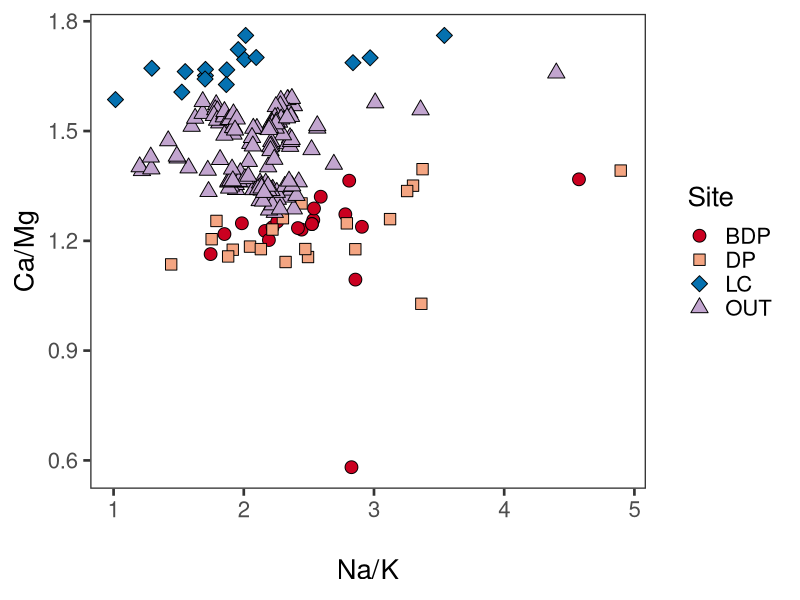
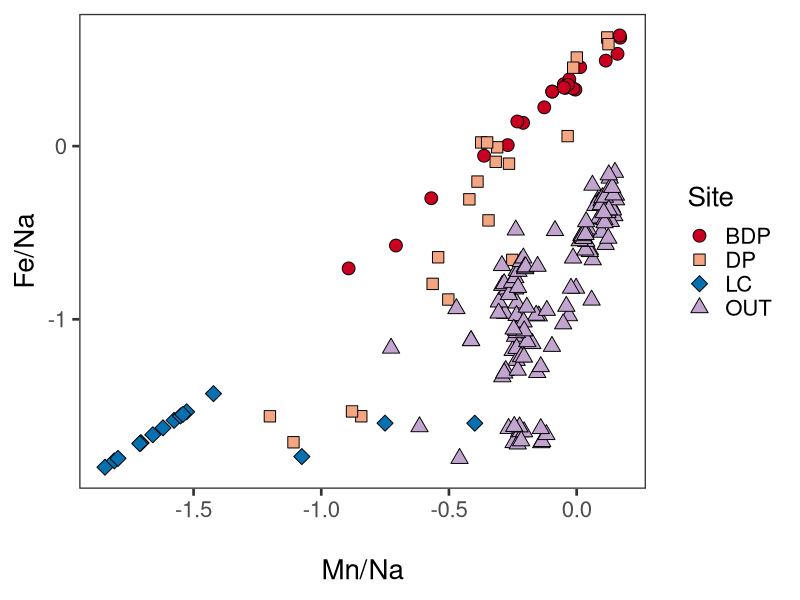
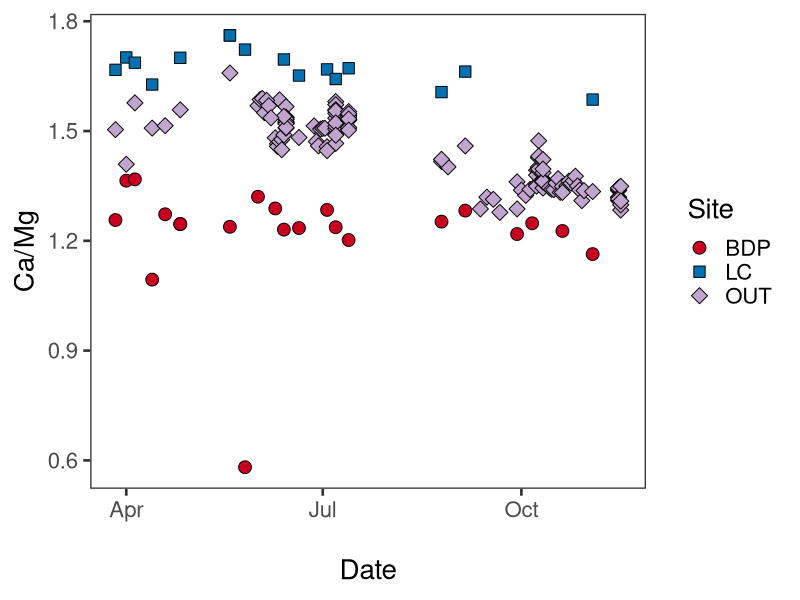
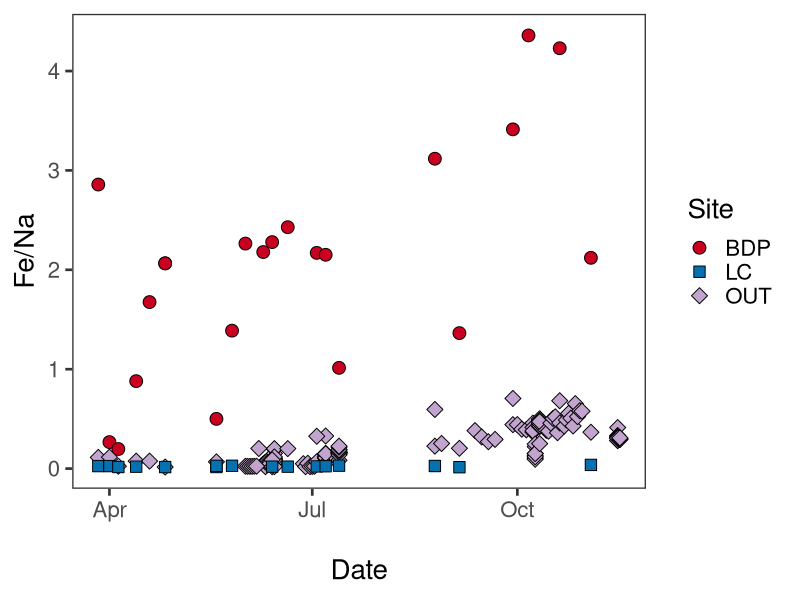
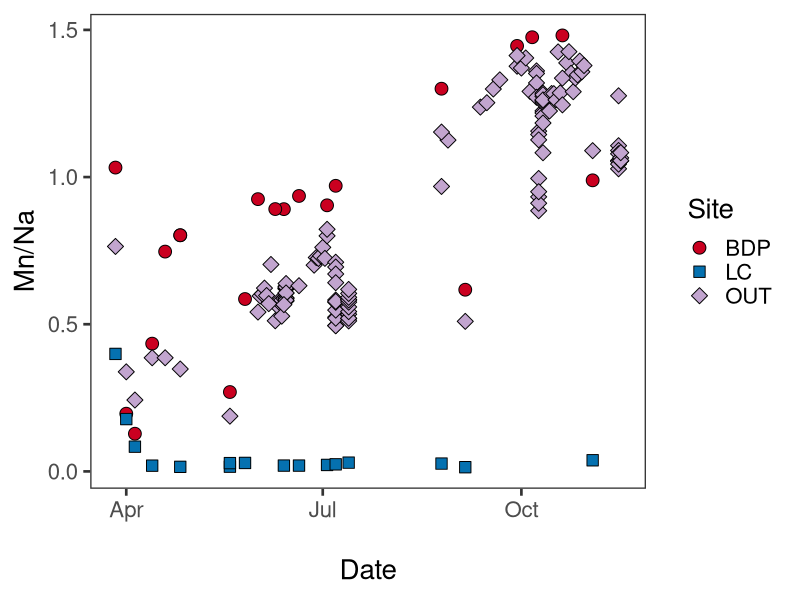

Recreate these plots in R, in order.
#Bring in mixing data
basecatmix<-read.csv("Mixing.csv",header=TRUE)

#Rename headings to be R friendly
newname<-c("sample_name","Site","date","Depth_cm","Al_mgL","Ca_mgL","Fe_mgL","K_mgL","Mg_mgL","Mn_mgL","Na_mgL")
colnames(basecatmix)<-newname

#convert date
library(lubridate)
basecatmix$newdate<-mdy(basecatmix$date)
basecatmix$doy<-yday(basecatmix$newdate)

#Transform mg/L to mmol/L

basecatmix$Al_mmolL<-(basecatmix$Al_mgL/26.982)
basecatmix$Ca_mmolL<-(basecatmix$Ca_mgL/40.08)
basecatmix$Fe_mmolL<-(basecatmix$Fe_mgL/55.845)
basecatmix$K_mmolL<-(basecatmix$K_mgL/39.099)
basecatmix$Mg_mmolL<-(basecatmix$Mg_mgL/24.305)
basecatmix$Mn_mmolL<-(basecatmix$Mn_mgL/54.938)
basecatmix$Na_mmolL<-(basecatmix$Na_mgL/22.99)

#Divide Ca by Mg and Na by K
basecatmix$Ca_Mg<-(basecatmix$Ca_mmolL/basecatmix$Mg_mmolL)
basecatmix$Na_K<-(basecatmix$Na_mmolL/basecatmix$K_mmolL)

#Plots base cation mixing diagram
library(ggplot2)
pal<-c("#ca0020","#f4a582","#0571b0","#c2a5cf")
shape1<-c(21, 22, 23, 24)
Basecatmixing<-ggplot(basecatmix, aes(basecatmix$Na_K,basecatmix$Ca_Mg,fill=as.factor(Site),shape=as.factor(Site)))+
  geom_point(colour="black",size=4)+
  scale_shape_manual(values=shape1)+    
  scale_fill_manual(values=pal)+
  theme_bw(base_size=20)+
  theme(panel.grid.major = element_blank(), panel.grid.minor = element_blank())+
  guides(fill=guide_legend(title="Site"),shape=guide_legend(title="Site"))+
  xlab("\nNa/K")+
  ylab("Ca/Mg")
#Call the graph
Basecatmixing

#Divide Fe and Mn by Na
basecatmix$Fe_Na<-(basecatmix$Fe_mmolL/basecatmix$Na_mmolL)
basecatmix$Mn_Na<-(basecatmix$Mn_mmolL/basecatmix$Na_mmolL)
#take log of that
basecatmix$logFeNa<-(log10(basecatmix$Fe_Na))
basecatmix$logMnNa<-(log10(basecatmix$Mn_Na))

#Plots Fe and Mn mixing diagram
library(ggplot2)
pal<-c("#ca0020","#f4a582","#0571b0","#c2a5cf")
shape1<-c(21, 22, 23, 24)
Metalsmixing<-ggplot(basecatmix, aes(basecatmix$logMnNa,basecatmix$logFeNa,fill=as.factor(Site),shape=as.factor(Site)))+
  geom_point(colour="black",size=4)+
  scale_shape_manual(values=shape1)+    
  scale_fill_manual(values=pal)+
  theme_bw(base_size=20)+
  theme(panel.grid.major = element_blank(), panel.grid.minor = element_blank())+
  guides(fill=guide_legend(title="Site"),shape=guide_legend(title="Site"))+
  xlab("\nMn/Na")+
  ylab("Fe/Na")
#Call the graph
Metalsmixing

#Access LC, BDP, and outlet subset of cation data and make mix by date file
Mixbydate<-basecatmix[which(basecatmix$sample_name == "BDP"
                       | basecatmix$sample_name == "LC" 
                       | basecatmix$sample_name == "OUT"),]

#convert date
library(lubridate)
Mixbydate$newdate<-mdy(Mixbydate$date)
Mixbydate$doy<-yday(Mixbydate$newdate)

#Plots Ca/Mg by date
library(ggplot2)
pal<-c("#ca0020","#0571b0","#c2a5cf")
shape1<-c(21, 22, 23)
CaMgbydate<-ggplot(Mixbydate, aes(newdate,Mixbydate$Ca_Mg,fill=as.factor(Site),shape=as.factor(Site)))+
  geom_point(colour="black",size=4)+
  scale_shape_manual(values=shape1)+    
  scale_fill_manual(values=pal)+
  theme_bw(base_size=20)+
  theme(panel.grid.major = element_blank(), panel.grid.minor = element_blank())+
  guides(fill=guide_legend(title="Site"),shape=guide_legend(title="Site"))+
  xlab("\nDate")+
  ylab("Ca/Mg")
#Call the graph
CaMgbydate

#Plots Fe/Na by date
library(ggplot2)
pal<-c("#ca0020","#0571b0","#c2a5cf")
shape1<-c(21, 22, 23)
FeNabydate<-ggplot(Mixbydate, aes(newdate,Mixbydate$Fe_Na,fill=as.factor(Site),shape=as.factor(Site)))+
  geom_point(colour="black",size=4)+
  scale_shape_manual(values=shape1)+    
  scale_fill_manual(values=pal)+
  theme_bw(base_size=20)+
  theme(panel.grid.major = element_blank(), panel.grid.minor = element_blank())+
  guides(fill=guide_legend(title="Site"),shape=guide_legend(title="Site"))+
  xlab("\nDate")+
  ylab("Fe/Na")
#Call the graph
FeNabydate

#Plots Mn/Na by date
library(ggplot2)
pal<-c("#ca0020","#0571b0","#c2a5cf")
shape1<-c(21, 22, 23)
MnNabydate<-ggplot(Mixbydate, aes(newdate,Mixbydate$Mn_Na,fill=as.factor(Site),shape=as.factor(Site)))+
  geom_point(colour="black",size=4)+
  scale_shape_manual(values=shape1)+    
  scale_fill_manual(values=pal)+
  theme_bw(base_size=20)+
  theme(panel.grid.major = element_blank(), panel.grid.minor = element_blank())+
  guides(fill=guide_legend(title="Site"),shape=guide_legend(title="Site"))+
  xlab("\nDate")+
  ylab("Mn/Na")
#Call the graph
MnNabydate
